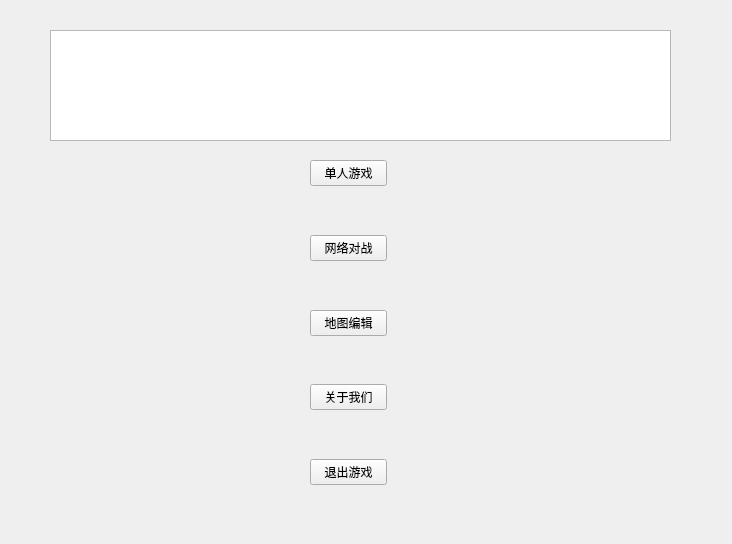
<?xml version="1.0" encoding="UTF-8"?>
<ui version="4.0">
 <class>MainWindow</class>
 <widget class="QWidget" name="MainWindow">
  <property name="geometry">
   <rect>
    <x>0</x>
    <y>0</y>
    <width>732</width>
    <height>544</height>
   </rect>
  </property>
  <property name="windowTitle">
   <string>Deep Blue</string>
  </property>
  <widget class="QGraphicsView" name="graphicsView">
   <property name="geometry">
    <rect>
     <x>50</x>
     <y>30</y>
     <width>621</width>
     <height>111</height>
    </rect>
   </property>
  </widget>
  <widget class="QWidget" name="layoutWidget">
   <property name="geometry">
    <rect>
     <x>310</x>
     <y>160</y>
     <width>77</width>
     <height>325</height>
    </rect>
   </property>
   <layout class="QVBoxLayout" name="verticalLayout">
    <item>
     <widget class="QPushButton" name="SinglePlayerButton">
      <property name="text">
       <string>单人游戏</string>
      </property>
     </widget>
    </item>
    <item>
     <spacer name="verticalSpacer">
      <property name="orientation">
       <enum>Qt::Vertical</enum>
      </property>
      <property name="sizeHint" stdset="0">
       <size>
        <width>20</width>
        <height>40</height>
       </size>
      </property>
     </spacer>
    </item>
    <item>
     <widget class="QPushButton" name="OnlinePlayButton">
      <property name="text">
       <string>网络对战</string>
      </property>
     </widget>
    </item>
    <item>
     <spacer name="verticalSpacer_2">
      <property name="orientation">
       <enum>Qt::Vertical</enum>
      </property>
      <property name="sizeHint" stdset="0">
       <size>
        <width>20</width>
        <height>40</height>
       </size>
      </property>
     </spacer>
    </item>
    <item>
     <widget class="QPushButton" name="MapEditorButton">
      <property name="styleSheet">
       <string notr="true"/>
      </property>
      <property name="text">
       <string>地图编辑</string>
      </property>
     </widget>
    </item>
    <item>
     <spacer name="verticalSpacer_3">
      <property name="orientation">
       <enum>Qt::Vertical</enum>
      </property>
      <property name="sizeHint" stdset="0">
       <size>
        <width>20</width>
        <height>40</height>
       </size>
      </property>
     </spacer>
    </item>
    <item>
     <widget class="QPushButton" name="AboutUsButton">
      <property name="text">
       <string>关于我们</string>
      </property>
     </widget>
    </item>
    <item>
     <spacer name="verticalSpacer_4">
      <property name="orientation">
       <enum>Qt::Vertical</enum>
      </property>
      <property name="sizeHint" stdset="0">
       <size>
        <width>20</width>
        <height>40</height>
       </size>
      </property>
     </spacer>
    </item>
    <item>
     <widget class="QPushButton" name="ExitGameButton">
      <property name="text">
       <string>退出游戏</string>
      </property>
     </widget>
    </item>
   </layout>
  </widget>
 </widget>
 <resources/>
 <connections/>
</ui>
